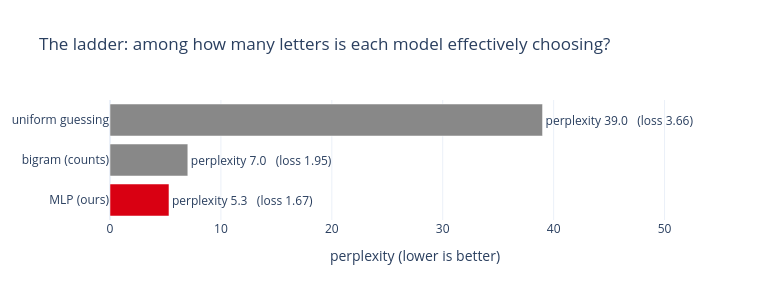

Here is the notebook cell this chart was saved with:
### Markdown cell above
Now the ladder. Read it honestly: the humble bigram already covered most of the distance from
clueless to name-shaped; the MLP's edge over it is real but modest, earned on the patterns
longer than one letter. At 689 names, much of "sounding Armenian" *is* letter-pair
statistics.

### Code cell
mlp_loss = evaluate(model, Xva, Yva)
ladder = {"uniform guessing": uniform_loss, "bigram (counts)": bigram_loss, "MLP (ours)": mlp_loss}
for name, loss in ladder.items():
    print(f"{name:>17}: val loss {loss:.3f}   perplexity {np.exp(loss):.1f}")

fig = go.Figure(go.Bar(
    x=[np.exp(v) for v in ladder.values()], y=list(ladder), orientation="h",
    marker_color=[GRAY, GRAY, RED],
    text=[f"perplexity {np.exp(v):.1f}   (loss {v:.2f})" for v in ladder.values()],
    textposition="outside", cliponaxis=False))
fig.update_layout(title="The ladder: among how many letters is each model effectively choosing?",
                  xaxis=dict(title="perplexity (lower is better)", range=[0, 55]),
                  yaxis=dict(autorange="reversed"),
                  width=780, height=300, template="plotly_white", margin=dict(r=60))
fig.show()

### Figure 1 — Plotly figure (JSON) as saved in the notebook; plotly's stock layout.template omitted (floating-point values rounded to 4 significant figures)
{"data": [{"cliponaxis": false, "marker": {"color": ["#888888", "#888888", "#D90012"]}, "orientation": "h", "text": ["perplexity 39.0   (loss 3.66)", "perplexity 7.0   (loss 1.95)", "perplexity 5.3   (loss 1.67)"], "textposition": "outside", "type": "bar", "x": [39.0, 7.017, 5.318], "y": ["uniform guessing", "bigram (counts)", "MLP (ours)"]}], "layout": {"height": 300, "margin": {"r": 60}, "title": {"text": "The ladder: among how many letters is each model effectively choosing?"}, "width": 780, "xaxis": {"range": [0, 55], "title": {"text": "perplexity (lower is better)"}}, "yaxis": {"autorange": "reversed"}}}
